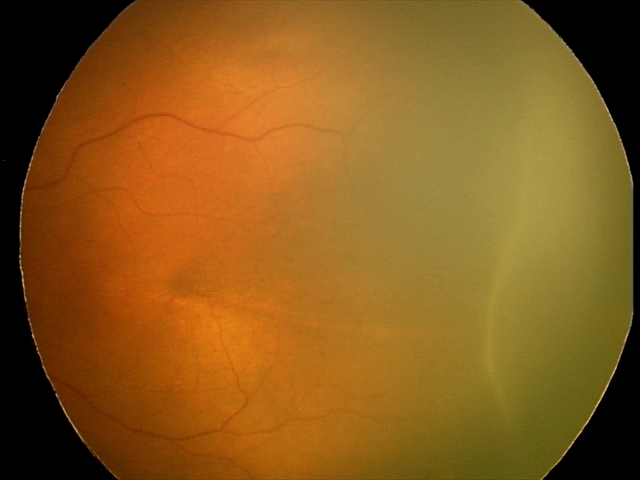
#> input picture tests/data/dummy_retina.jpg, 640 x 480 px
$ python -i postprocessing.py   (imports and definitions only)
#> lines starting #> are read from the running program, lines starting #| are printed output that depends on the picture; after the words box and inside, x2 and y2 are one past the last pixel; in counts of white or black regions, pixels touching at a corner belong together
"""
Clinical post-processing and geometric analysis for ROP Tri-Modal Segmentation.
Features:
- Ridge: Fundus illumination mask, camera rim twin rejection, area filter.
- Optic Disc: Center localization, diameter extraction, circle fitting.
- Blood Vessels: Skeletonization to 1px centerlines, 3px uniform stroke dilation.
- ROP Zones: Automated concentric Zone I & Zone II geometry (ICROP guidelines).
- Multi-Structure Blending: Individual and combined overlay rendering.
"""

import cv2
import numpy as np
from skimage.morphology import skeletonize

# Default Color Palette (RGB) — Bold, high-contrast against dark retinal fundus backgrounds
# No red or green — all chosen to stand out from the warm red/brown retinal background
COLOR_RIDGE = (255, 230, 0)       # Electric Yellow — Ridge demarcation line
COLOR_OD = (255, 0, 200)          # Hot Magenta — Optic Disc
COLOR_BV = (0, 80, 220)           # Dark Blue — Blood Vessels / Optic Nerves
COLOR_ZONE1 = (160, 0, 255)       # Vivid Purple — Zone I boundary ring
COLOR_ZONE2 = (0, 160, 255)       # Sky Blue — Zone II boundary ring
COLOR_OD_CENTER = (255, 255, 255) # White — OD center landmark (maximum contrast)


def fundus_field(image_rgb):
    """
    Extracts the illuminated retinal field to reject out-of-boundary false positives
    and dark circular camera rims.
    """
    gray = cv2.cvtColor(image_rgb, cv2.COLOR_RGB2GRAY)
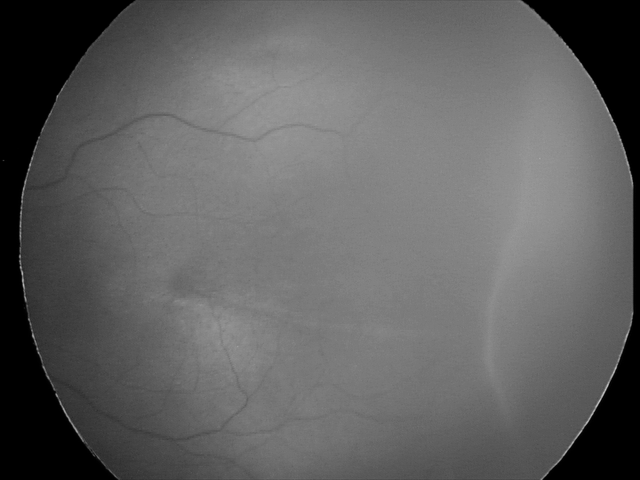
#> gray: shape (480, 640); min 0, max 196, mean 97.2
    raw = (gray > 12).astype(np.uint8)
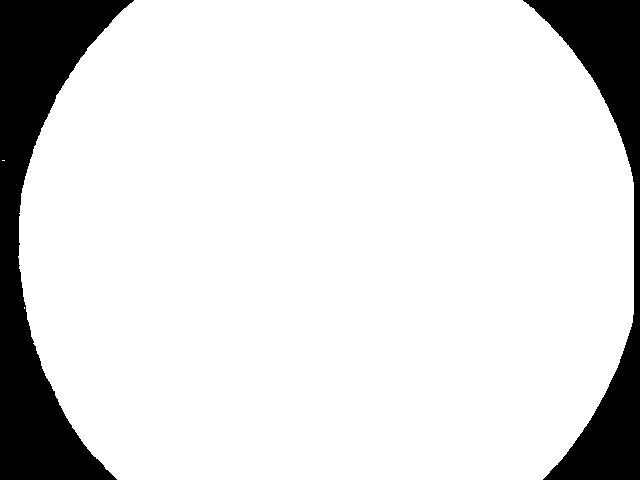
#> raw: shape (480, 640); values 0 (black) and 1 (white), 86.6% white; 2 black regions, box (x1, y1, x2, y2) and area: (0, 0, 134, 480) 24912, (523, 0, 640, 480) 16289
    total, labels, stats, _ = cv2.connectedComponentsWithStats(raw)
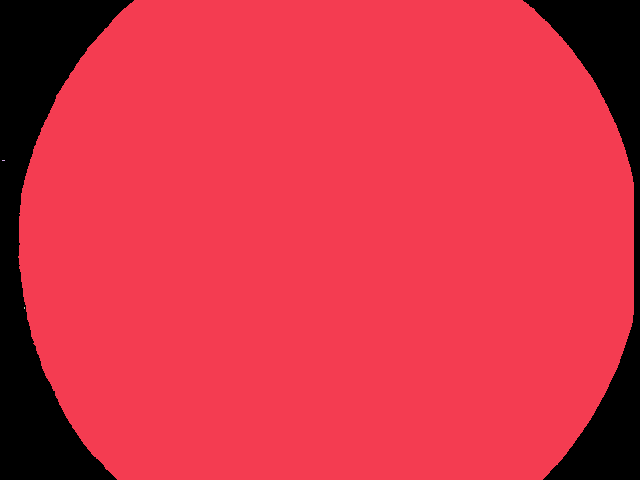
#> labels: shape (480, 640) int32; 4 distinct labels, from 0 to 3; one colour per label, 0 black
#> total = 4; stats = [[0, 0, 640, 480, 41201], [18, 0, 616, 480, 265994], [2, 160, 3, 1, 3], [24, 307, 1, 2, 2]]
    if total <= 1:
        return np.ones(gray.shape, np.uint8)
    largest = 1 + np.argmax(stats[1:, cv2.CC_STAT_AREA])
#> largest = 1
    field = (labels == largest).astype(np.uint8)
#> field: shape (480, 640); values 0 (black) and 1 (white), 86.6% white; 2 black regions, box (x1, y1, x2, y2) and area: (0, 0, 134, 480) 24917, (523, 0, 640, 480) 16289
    # Small erosion removes the black camera boundary ring
    radius = max(1, round(min(gray.shape) * 0.012))
#> radius = 6
    kernel = cv2.getStructuringElement(cv2.MORPH_ELLIPSE, (2 * radius + 1, 2 * radius + 1))
    return cv2.erode(field, kernel)
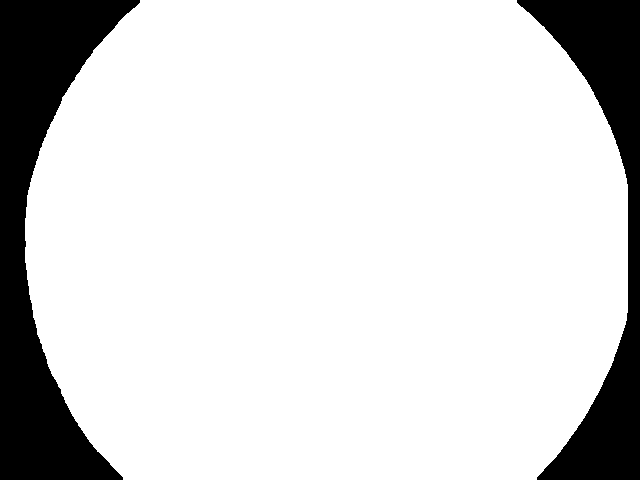
#> returned value: shape (480, 640); values 0 (black) and 1 (white), 84.4% white; 2 black regions, box (x1, y1, x2, y2) and area: (0, 0, 140, 480) 28249, (517, 0, 640, 480) 19591

# [185 lines left out: functions clean_ridge_mask, clean_od_mask, extract_od_geometry, clean_and_skeletonize_bv, create_single_overlay, create_zones_overlay and 1 more, not called in this run]

>>> import cv2
>>> picture = cv2.cvtColor(cv2.imread('../tests/data/dummy_retina.jpg'), cv2.COLOR_BGR2RGB)
>>> result = fundus_field(picture)
